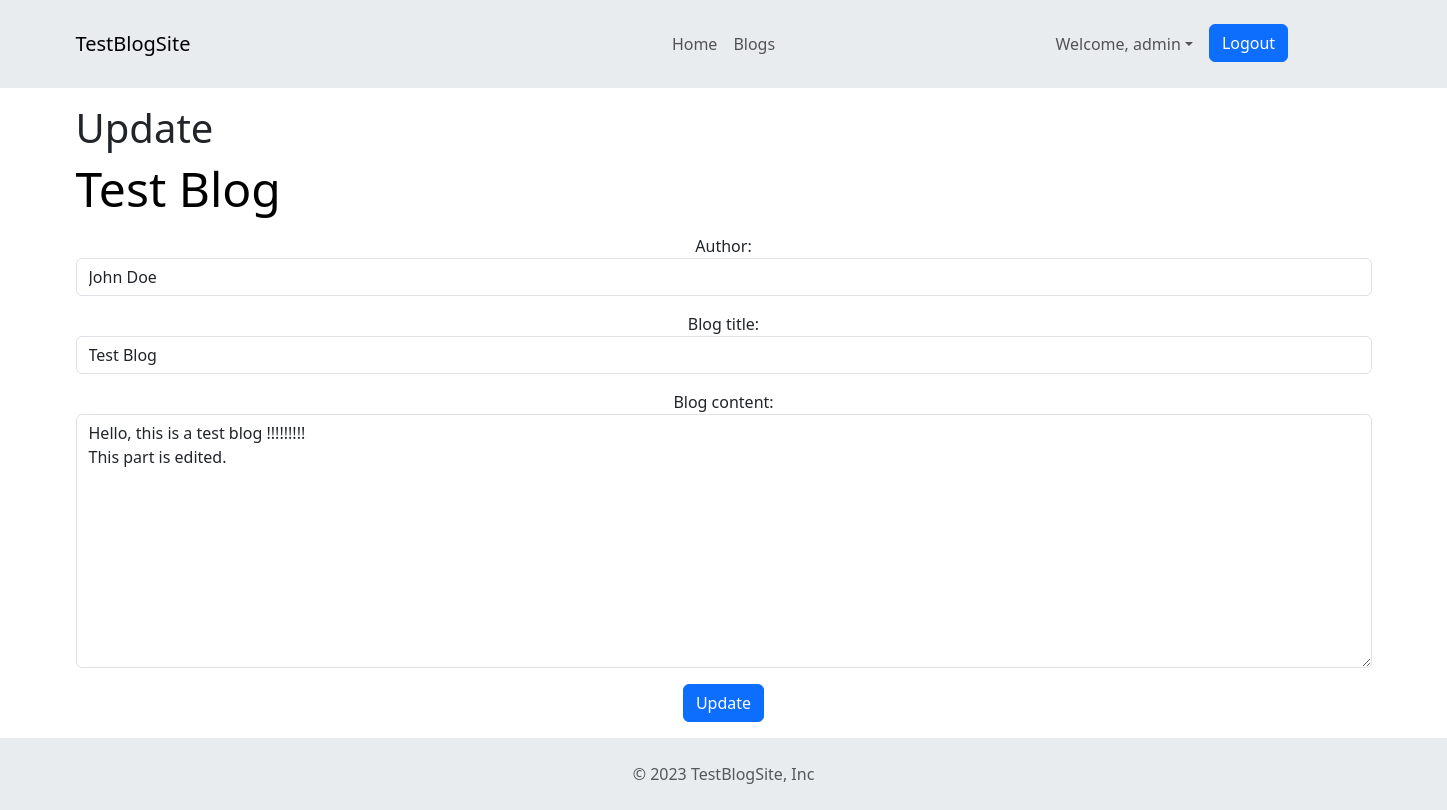
Page /article/1/update/ (signed in) on the committed database.
### blogapp/models.py (models this page shows, shortened)
class BlogContent(models.Model):
    author = models.ForeignKey(Author, on_delete=models.CASCADE)
    blog_title = models.CharField(max_length=99)
    blog_content = models.TextField()

### blogapp/views.py (the view)
# urls.py: path('article/<int:pk>/update/', views.UpdateBlogView.as_view(), name='blog-update'),
class UpdateBlogView(mixins.LoginRequiredMixin, UpdateView):
    login_url = '/auth/login'
    model = BlogContent
    template_name = 'updateblog.html'
    form_class = BlogContentForm

### blogapp/forms.py
class BlogContentForm(forms.ModelForm):
    class Meta:
        model = BlogContent
        fields = '__all__'
        widgets = {
            'author' : forms.Select(attrs={'class':'form-control'}),
            'blog_title' : forms.TextInput(attrs={'class':'form-control'}),
            'blog_content' : forms.Textarea(attrs={'class':'form-control'}),
        }

### blogapp/models.py (called while the page is built)
    def __str__(self) -> str:
        return f"{self.first_name.title()} {self.last_name.title()}"

### blogapp/templates/blogapp/updateblog.html (shortened to what this page needs)
{% extends 'base.html' %}
{%block content%}
<div class="container-sm mt-3 mb-lg-3">
    <h1> Update &nbsp; </h1>
    <h2 class="display-5 link-body-emphasis mb-1">{{object.blog_title}}</h2>
</div>
<div class="container text-center mt-3 mb-lg-3">
<form method='post'>
    {{form.as_p}}
    <button type="submit" class="btn btn-primary">Update</button>
</form>
</div>
{%endblock%}

### blogapp/templates/blogapp/base.html (shortened to what this page needs)
{%extends 'base_bootstrap.html'%}
{%block base_content%}
<header>
    <nav class="navbar navbar-expand-lg p-4 mb-2 bg-body-secondary" aria-label="Thirteenth navbar example">
        <div class="container">
            <div class="collapse navbar-collapse d-lg-flex" id="navbarsExample11">
                <a class="navbar-brand col-lg-3 me-0" href="{% url 'home' %}">TestBlogSite</a>
                <ul class="navbar-nav col-lg-6 justify-content-lg-center">
                    <li class="nav-item">
                        <a class="nav-link" href="{% url 'home' %}">Home</a>
                    </li>
                    <li class="nav-item">
                        <a class="nav-link" href="{% url 'blogpage' %}">Blogs</a>
                    </li>
                </ul>
                <ul class="navbar-nav col-lg-6 justify-content-lg-start">
                    {% if user.is_authenticated %}
                    <li class="nav-item dropdown">
                        <a class="nav-link dropdown-toggle" href="#" data-bs-toggle="dropdown"
                            aria-expanded="false">Welcome, {{ user.get_username }}</a>
                    </li>
                    <li>
                        <a href="{% url 'logout' %}?next={%url 'home' %}">
                            <button class="btn btn-primary ms-2">Logout</button>
                        </a>
                    </li>
                    {% endif %}
                </ul>
            </div>
        </div>
    </nav>
</header>
<section>
    {%block content%}{% endblock %}
</section>
<footer class="p-4 mt-2 bg-body-secondary">
    <div class="text-center text-body-secondary">© 2023 TestBlogSite, Inc</div>
</footer>
{%endblock%}

### rows in the picture
BlogContent: blog_title "Test Blog", author "John Doe", blog_content "Hello, this is a test blog !!!!!!!!! This part is edited."

### other values in the picture
{{ user.get_username }} "admin"
